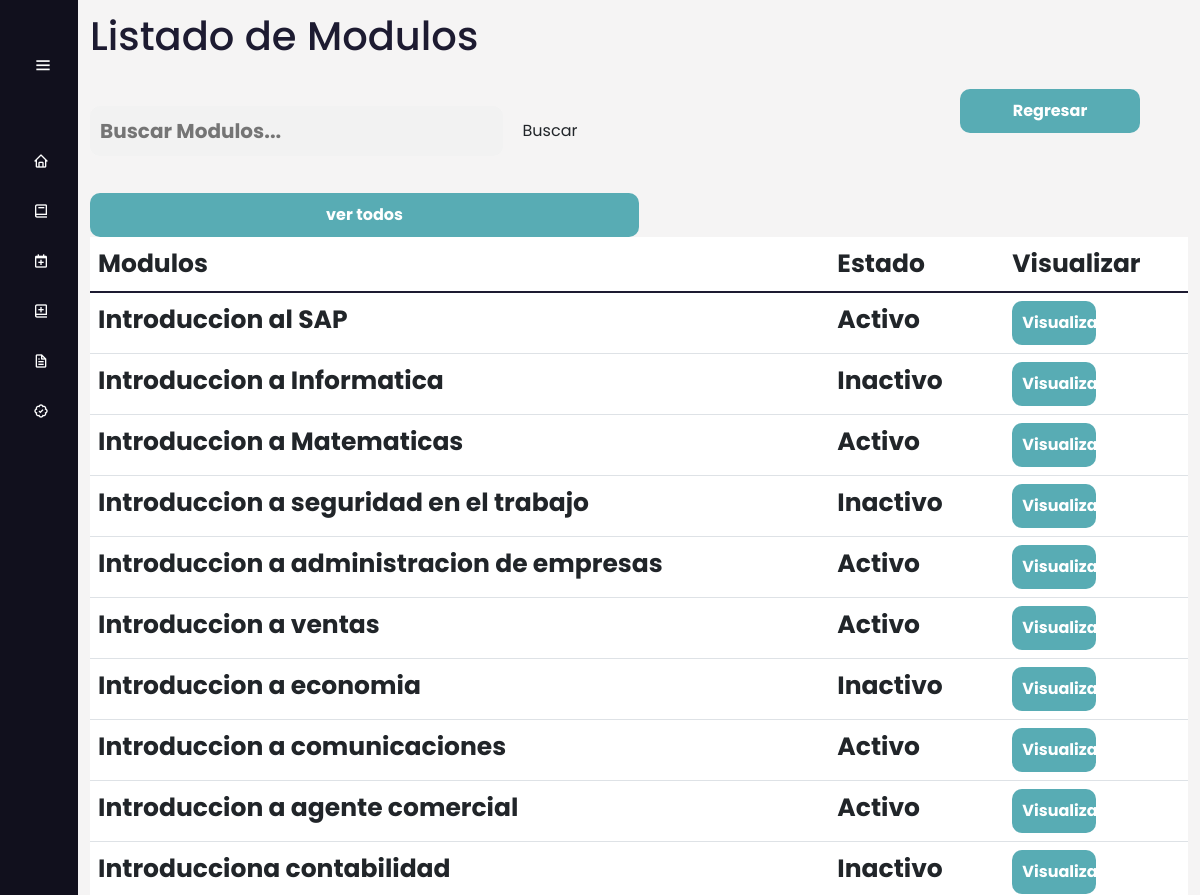
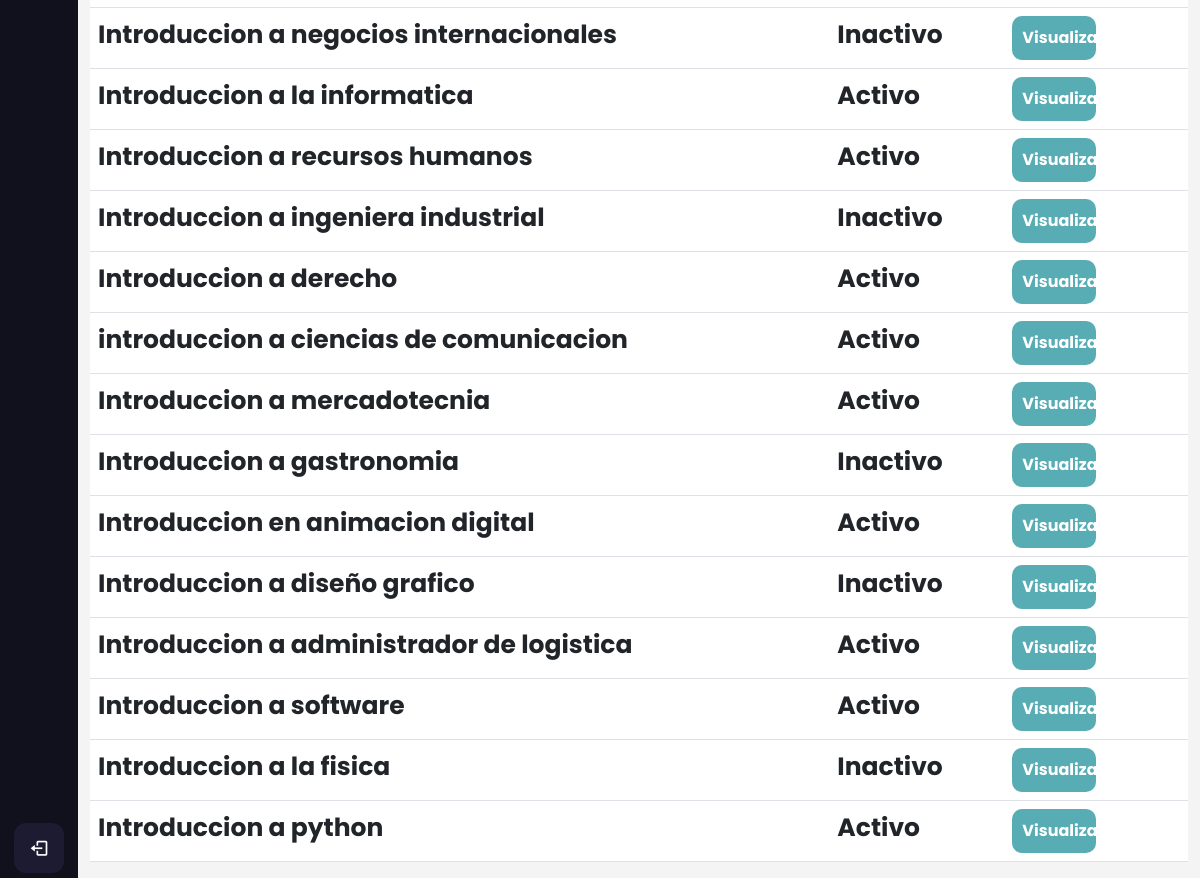
Page /cursos/filtrar_modulos/ on the committed database (2 pictures, top to bottom).
### AppCursos/models.py (models this page shows, shortened)
class Modulos(models.Model):
     nombre_modulo=models.CharField(max_length=100)
     estado_modulo= models.BooleanField(default=False)
     nombre_curso= models.ForeignKey(Cursos, on_delete=models.CASCADE,null=False)
     class Meta:
          verbose_name_plural = 'Modulos'

### AppCursos/views.py (the view)
# urls.py: path('filtrar_modulos/',views.filtrar_modulos,name="filtrar_modulos"),
def filtrar_modulos(request):
    filtro_m = Modulos.objects.filter(nombre_modulo__contains=request.GET.get('search',''))
    context = {'filtro_m':filtro_m}
    return render(request, 'Modulos/listar_modulos.html', {'listarm': filtro_m})

### Templates/Modulos/listar_modulos.html
{% extends 'Layout/Base.html' %}
{% load static %}
{% block content %}
<link rel="stylesheet" href="{% static 'Css/Curso.css' %}">
<div class="home_content">
    <div class="text">
        <h1> Listado de Modulos </h1>
        <br>
        <form class="search" action="{% url 'filtrar_modulos' %}" method="GET">
            <input type="text" class="search-bar" name="search" placeholder="Buscar Modulos...">
            <input type="submit" class="btn search-btn" value="Buscar">
        </form>
        <br>
        <a href="{% url 'listar_modulos' %}">
            <button>
            ver todos
            </button>
        </a>
        <div class="table-responsive">
            <table class="table table-hover " id="tablam">
                <thead>
                    <tr>
                        <th scope="col">Modulos</th>
                        <th scope="col">Estado</th>
                        <th scope="col"></th>
                        <th scope="col">Visualizar</th>
                    </tr>
                </thead>
                <tbody class="table-group-divider">
                    {% for modulos in listarm %}
                    <tr>
                        <th scope="row">{{modulos.nombre_modulo}}</th>
                        {% if modulos.estado_modulo %}
                        <th scope="row">Activo</th>
                        {% else %}
                        <th scope="row">Inactivo</th>
                        {% endif %}
                        <th scope="row">{{modulos.duracion_modulos_admin}}</th>
                        <td>
                            <a href="{% url 'ver_modulos' modulos.id %}">
                                <button class="back3">Visualizar</button>
                            </a>
                        </td>
                    </tr>
                </tbody>
                {% endfor %}
            </table>
        </div>
    </div>
</div>
<a href="{% url 'modulos' %}" id="back2">
    <div>
        <button class="back">Regresar</button>
    </div>
</a>
{% endblock %}

### static/Css/Estilo.css (style rules this page uses)
* { margin: 0; padding: 0; box-sizing: border-box; font-family: "Poppins", sans-serif; }
body { position: relative; min-height: 100vh; width: 100%; overflow: hidden; }

### static/Css/Curso.css (style rules this page uses)
body { margin: 0; padding: 0; box-sizing: border-box; background-color: #f2f0f0b4; overflow-y: scroll; }
.home_content { position: absolute; height: 100%; width: calc(100% - 78px); left: 78px; transition: all 0.5s ease; }
.home_content .text { font-size: 25px; font-weight: 500; color: #1d1b31; margin: 12px; }
button { width: 50%; padding: 10px; border: none; border-radius: 10px; background-color: #58acb4; color: #fff; font-size: 16px; font-weight: bold; cursor: pointer; }
input[type="text"], #id_duracion_curso, #id_iconoCurso, #id_numero_intentos, #id_instrucciones_evaluacion { background-color: #f2f2f2; border: none; border-radius: 10px; outline: none; padding: 10px; transition: all 0.3s ease; font-size: 20px; font-weight: bold; color: #333; }
.back { position: fixed; top: 5%; right: 5%; width: 15vw; font-size: 16px; font-weight: bold; cursor: pointer; transition: all 0.3s ease; }

### rows in the picture
Modulos: nombre_modulo "Introduccion al SAP", estado_modulo "Activo"
Modulos: nombre_modulo "Introduccion a Informatica", estado_modulo "Inactivo"
Modulos: nombre_modulo "Introduccion a Matematicas", estado_modulo "Activo"
Modulos: nombre_modulo "Introduccion a seguridad en el trabajo", estado_modulo "Inactivo"
Modulos: nombre_modulo "Introduccion a administracion de empresas", estado_modulo "Activo"
Modulos: nombre_modulo "Introduccion a ventas", estado_modulo "Activo"
Modulos: nombre_modulo "Introduccion a economia", estado_modulo "Inactivo"
Modulos: nombre_modulo "Introduccion a comunicaciones", estado_modulo "Activo"
Modulos: nombre_modulo "Introduccion a agente comercial", estado_modulo "Activo"
Modulos: nombre_modulo "Introducciona contabilidad", estado_modulo "Inactivo"
Modulos: nombre_modulo "Introduccion a negocios internacionales", estado_modulo "Inactivo"
Modulos: nombre_modulo "Introduccion a la informatica", estado_modulo "Activo"
Modulos: nombre_modulo "Introduccion a recursos humanos", estado_modulo "Activo"
Modulos: nombre_modulo "Introduccion a ingeniera industrial", estado_modulo "Inactivo"
Modulos: nombre_modulo "Introduccion a derecho", estado_modulo "Activo"
Modulos: nombre_modulo "introduccion a ciencias de comunicacion", estado_modulo "Activo"
Modulos: nombre_modulo "Introduccion a mercadotecnia", estado_modulo "Activo"
Modulos: nombre_modulo "Introduccion a gastronomia", estado_modulo "Inactivo"
Modulos: nombre_modulo "Introduccion en animacion digital", estado_modulo "Activo"
Modulos: nombre_modulo "Introduccion a diseño grafico", estado_modulo "Inactivo"
Modulos: nombre_modulo "Introduccion a administrador de logistica", estado_modulo "Activo"
Modulos: nombre_modulo "Introduccion a software", estado_modulo "Activo"
Modulos: nombre_modulo "Introduccion a la fisica", estado_modulo "Inactivo"
Modulos: nombre_modulo "Introduccion a python", estado_modulo "Activo"
